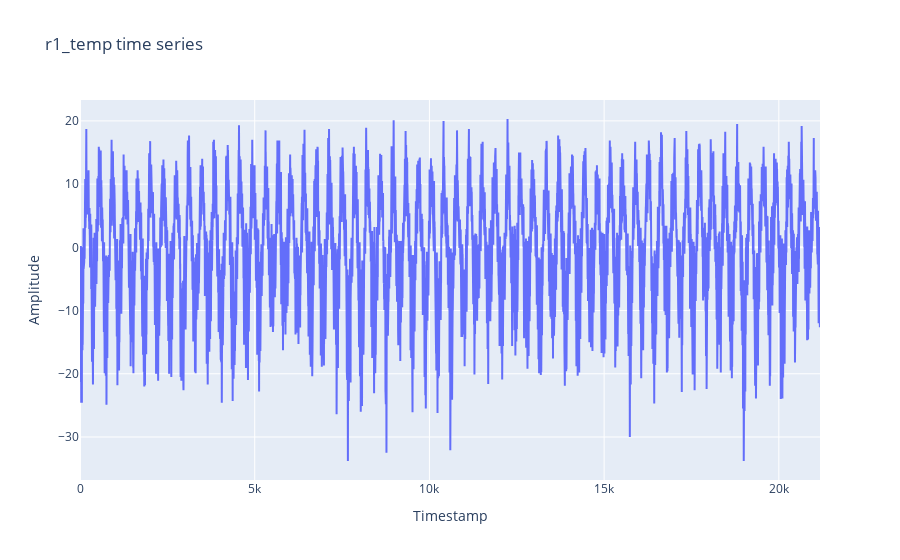

The code cell stored with this chart in its notebook:
### Markdown cell above
## Conversión de una serie de tiempo no periódica a una nube de puntos

### Code cell
x = np.linspace(0, len(df["date"]), len(df["date"]))
y = df["r1_temp"]

fig = go.Figure(data=go.Scatter(x=x, y=y))
title = y.name + ' time series'
fig.update_layout(title=title, xaxis_title="Timestamp", yaxis_title="Amplitude")

fig.show()

### Figure 1 — Plotly figure (JSON) as saved in the notebook; plotly's stock layout.template omitted (floating-point values rounded to 4 significant figures; data arrays with more than 128 entries replaced by an {"elided": "..."} marker saying what was removed)
{"data": [{"type": "scatter", "x": {"elided": "21178 float values"}, "y": {"elided": "21178 float values"}}], "layout": {"title": {"text": "r1_temp time series"}, "xaxis": {"title": {"text": "Timestamp"}}, "yaxis": {"title": {"text": "Amplitude"}}}}
